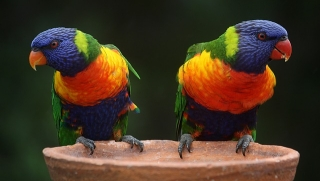
#> input picture S7/sup_7_3_input.jpg, 320 x 181 px
$ jupyter execute Supplement-7_3.ipynb   (shell and % lines are left out)
#> lines starting #> are read from the running program, lines starting #| are printed output that depends on the picture
## Supplement 7: Unsupervised Learning

[cell 1]
import numpy as np
import pandas as pd
import skimage
import matplotlib.pyplot as plt

### 7.3 Programming Task: Color Quantization using K-Means clustering.

 The goal of this task is to perform color quantization using the K-Means clustering algorithm.

   i\. Implement the K-Means clustering algorithm using Numpy/SciPy.

[cell 2]
def K_means_clustering(train_X, k, min_delta=1, max_iter=10):
   cluster_centers = train_X[np.random.choice(train_X.shape[0], k, replace=False)]
   for i in range(max_iter):
         # Assign each pixel to the nearest cluster center
         distances = np.array([np.linalg.norm(train_X - cluster_center, axis=1) for cluster_center in cluster_centers])
         cluster_assignments = np.argmin(distances, axis=0)
         # Update the cluster centers
         new_cluster_centers = np.array([train_X[cluster_assignments == i].mean(0) if np.sum(cluster_assignments == i) > 0 else cluster_centers[i] for i in range(k)])
         if np.all(np.linalg.norm(new_cluster_centers - cluster_centers, axis=1) < min_delta):
              break
         cluster_centers = new_cluster_centers
   return cluster_centers

   ii\. Read the given image. Consider each pixel as a 3-dimensional vector and run your K-Means clustering algorithm to get 64 clusters.

[cell 3]
# Read the image
image = skimage.io.imread('sup_7_3_input.jpg')
#> image is the input picture: shape (181, 320, 3); mean R, G, B 71.6, 55.2, 37.4

data = image.reshape(-1, 3)
k = 64
cluster_centers = K_means_clustering(data, k, max_iter=10)
#> in K_means_clustering, `cluster_centers = train_X[np.random.choice(train_X.shape[0], k, replac..`: cluster_centers = 64 rows, first 8: [202, 141, 112], [77, 113, 23], [17, 19, 14], [103, 106, 115], [15, 17, 12], [37, 52, 33], [85, 23, 28], [29, 10, 6]
#> cluster_centers = 64 rows, first 8: [225.7, 182.1, 163.1], [108.5, 140.2, 56.24], [17.33, 20.39, 14.49], [127.4, 140.8, 186], [21.09, 13.11, 22.51], [74.04, 76.43, 73.01], [133.5, 24.98, 7.47], [75.85, 23.61, 13.16]

cluster_centers_int = cluster_centers.astype(int).clip(0, 255)
#> cluster_centers_int = 64 rows, first 8: [225, 182, 163], [108, 140, 56], [17, 20, 14], [127, 140, 185], [21, 13, 22], [74, 76, 73], [133, 24, 7], [75, 23, 13]
cluster_centers_int
#> Out has the same summary as cluster_centers_int

  iii\. Assign each pixel the color value of its nearest cluster center. Visualize the result.

[cell 4]
new_data = cluster_centers_int[np.argmin(np.linalg.norm(data[:, None] - cluster_centers, axis=2), axis=1)]
new_image = new_data.reshape(image.shape).astype(np.uint8)
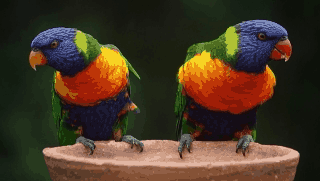
#> new_image: shape (181, 320, 3); mean R, G, B 70.9, 54.6, 36.8

plt.imshow(new_image)
plt.show()
